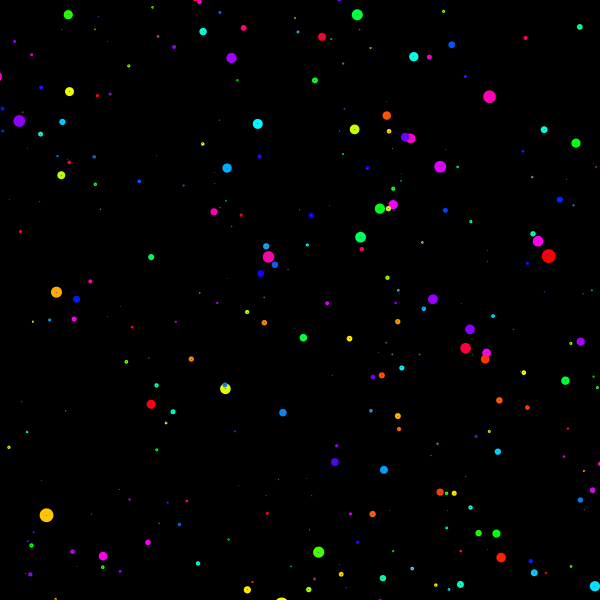
Frame 1 (no input)
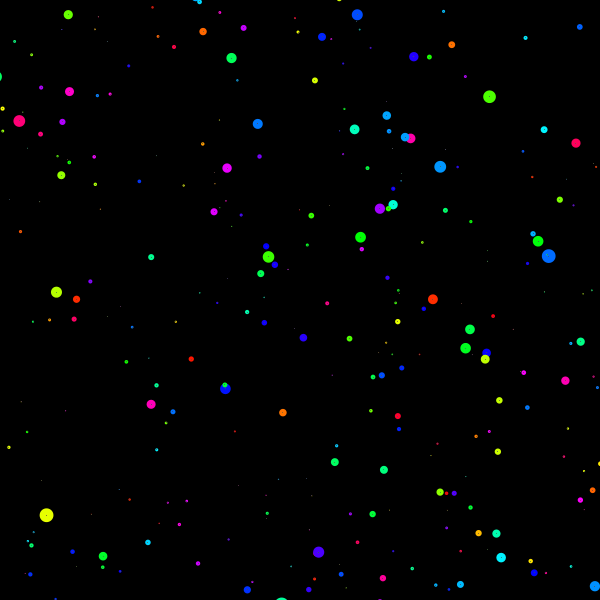
Frame 60 (the mouse pressed at the canvas centre just before this capture)
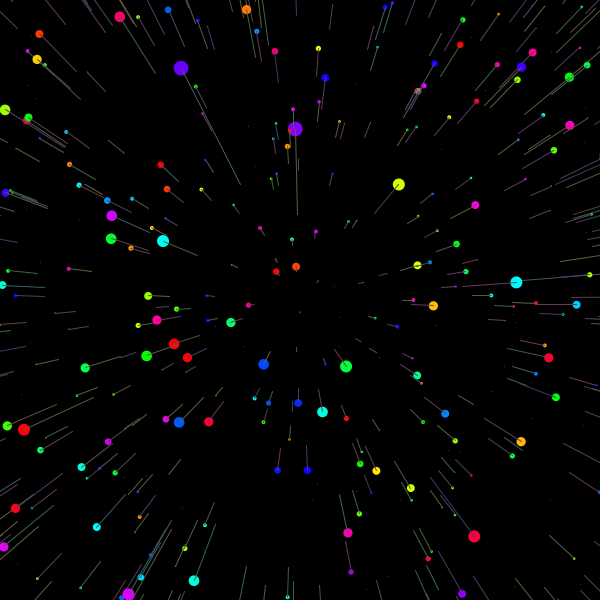
Frame 120 (the mouse held since frame 60 and released just before this capture)

The Processing sketch that drew these frames (run headless with seeded random() and noise(); from frame 60 on, the mouse is pressed at the canvas centre):

// Processing sketch: starfield
// ── starfield.pde
Star[] stars = new Star[800];

//variable "speed" - speed of stars.
float speed, bx, by;
float xOffset = 0.0; 
float yOffset = 0.0; 

void setup() {
  colorMode(HSB);
  size(600, 600);
  bx = width/2.0;
  by = height/2.0;

  for (int i = 0; i < stars.length; i++) {
    stars[i] = new Star();
  }
}

void draw() {

  speed = map(mouseX, 0, width, 0, 50);
  background(0);
  translate(width/2, height/2);
  for (int i = 0; i < stars.length; i++) {
    stars[i].update();
    stars[i].show();
  }
}
// ── Star.pde
class Star {
  float x;
  float y;
  float z;

  float pz;
  float py;

  Star() {
    x = random(-width/2, width/2);
    y = random(-height/2, height/2);
    z = random(width/2);
    pz = z;
  }

  void update () {
    z= z-speed;
    if (z<1)
    {
      z = width/2;
      x = random(-width/2, width/2);
      y = random(-height/2, height/2);
      pz = z;
    }
  }

  void show () {
    fill( random(255), 255, 255, 255);
    noStroke();

    float sx = map(x/z, 0, 1, 0, width/2);
    float sy = map(y/z, 0, 1, 0, height/2);
    float r = map(z, 0, width/2, 16, 0);
    ellipse(sx, sy, r, r);

    float px = map(x/pz, 0, 1, 0, width/2);
    float py = map(y/pz, 0, 1, 0, height/2);
    pz = z;
    stroke( random(255), 100, 100, 255);
    line(px, py, sx, sy);
  }

  void mouseDragged() {

    x = mouseX-xOffset; 
    y = mouseY-yOffset;
  }

  void mousePressed() {
    xOffset = mouseX-x; 
    yOffset = mouseY-y;
  }
}
